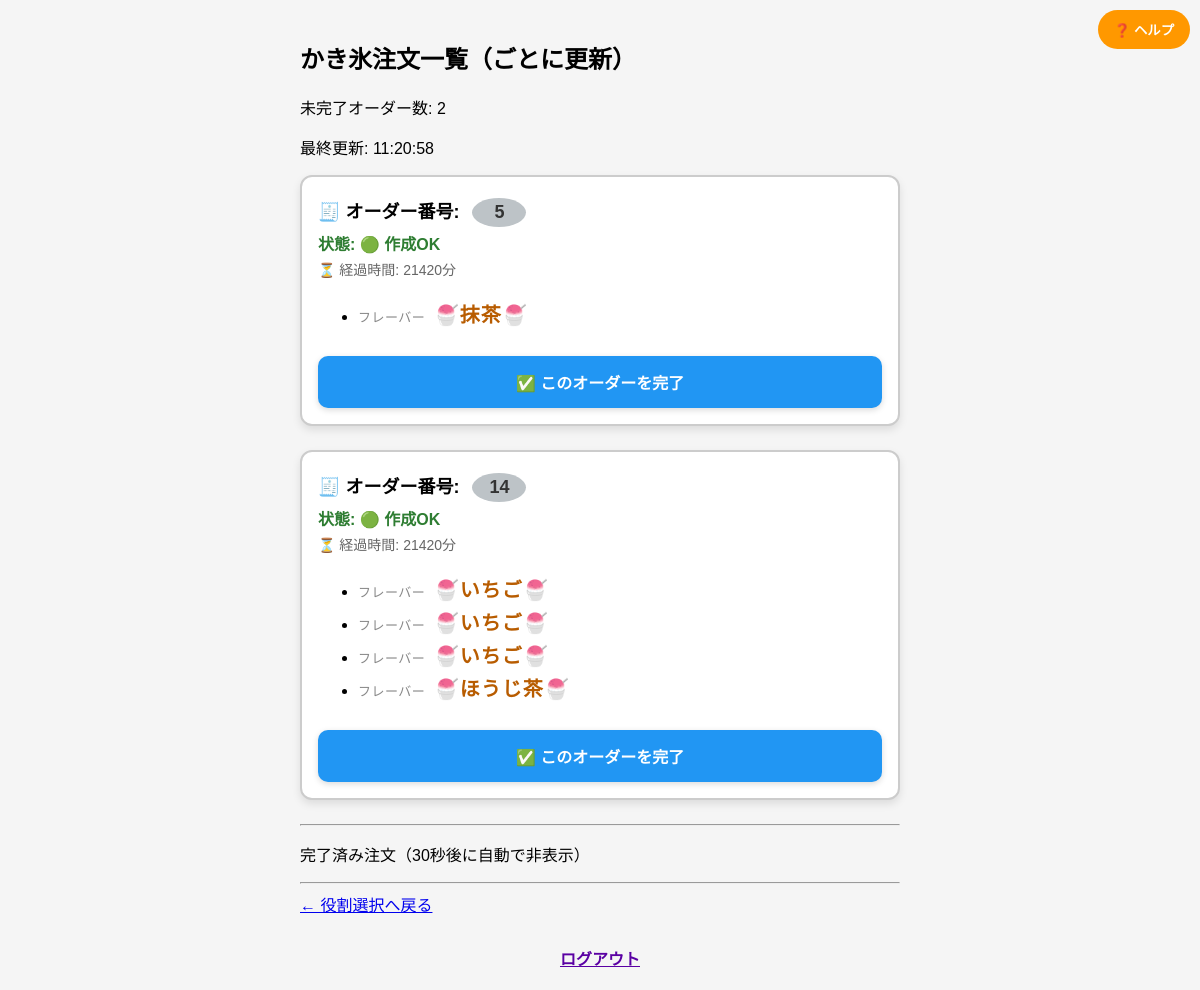
Page /shavedice/kitchen/ on the committed database.
### shavedice/models.py (models this page shows, shortened)
class ShavedIceOrder(models.Model):
    FLAVOR_CHOICES = [
        ('🍧いちご🍧', '🍧いちご🍧'),
        ('🍧抹茶🍧', '🍧抹茶🍧'),
        ('🍧ほうじ茶🍧', '🍧ほうじ茶🍧'),
        ('🍧ゆず🍧', '🍧ゆず🍧'),
    ]
    flavor = models.CharField(max_length=50, choices=FLAVOR_CHOICES)  # フレーバー
    group_id = models.CharField(max_length=50, default='')  # グループID
    is_completed = models.BooleanField(default=False)  # 完了フラグ
    clip_color = models.CharField(
        max_length=10,
        choices=CLIP_COLOR_CHOICES,
        default='white'  # デフォルトで白色
    )  # クリップ色
    clip_number = models.IntegerField(default=0)  # クリップ番号（未指定時は0番）
    timestamp = models.DateTimeField(auto_now_add=True)  # 注文受付時刻
    completed_at = models.DateTimeField(null=True, blank=True)  # 完了時刻
    status_modified_at = models.DateTimeField(auto_now=True)  # 状態変更時刻
    status = models.CharField(max_length=10, choices=ORDER_STATUS_CHOICES, default='ok')  # 注文状態
    is_auto_stopped = models.BooleanField(default=False)  # 自動STOPかどうか
    note = models.TextField(blank=True, null=True)  # 備考欄
    class Meta:
        verbose_name = "かき氷注文"
        verbose_name_plural = "かき氷注文"
        ordering = ['-timestamp']
        indexes = [
            models.Index(fields=['status', 'is_completed'], name='shavedice_status_completed_idx'),
            models.Index(fields=['status_modified_at'], name='shavedice_status_modified_idx'),
            models.Index(fields=['clip_color', 'clip_number'], name='shavedice_clip_idx'),
            models.Index(fields=['group_id'], name='shavedice_group_idx'),
            models.Index(fields=['timestamp'], name='shavedice_timestamp_idx'),
            models.Index(fields=['flavor', 'is_completed'], name='shavedice_flavor_completed_idx'),
        ]

### shavedice/views.py (the view, shortened to what this page needs)
# urls.py: path('kitchen/', views.shavedice_kitchen, name='shavedice_kitchen'),
def shavedice_kitchen(request):
    context = _get_order_context()
    context["debug"] = True
    return render(request, "shavedice/shavedice_kitchen.html", context)

### shavedice/views.py (called while the page is built)
def _calculate_shavedice_refresh_metrics():
    aggregates = ShavedIceOrder.objects.aggregate(
        active_items=Count('id', filter=Q(is_completed=False)),
        latest_id=Max('id'),
        latest_status_ts=Max('status_modified_at'),
    )
    active_order_total = aggregates['active_items'] or 0
    latest_order_id = aggregates['latest_id'] or 0
    latest_status_ts = aggregates['latest_status_ts']
    status_marker = (
        str(latest_status_ts.timestamp()) if latest_status_ts else '0'
    )
    refresh_value = f"{active_order_total}:{latest_order_id}:{status_marker}"
    return {
        'active_order_total': active_order_total,
        'latest_order_id': latest_order_id,
        'latest_status_marker': status_marker,
        'refresh_value': refresh_value,
    }

### templates/shavedice/shavedice_kitchen.html (shortened to what this page needs)
{% load custom_filters %}
{% load static %}
<!DOCTYPE html>
<html lang="ja">
<head>
</head>
<body>
  <h2>かき氷注文一覧（ごとに更新）</h2>
  <p id="shavedice-active-count"
     data-auto-refresh-value="{{ refresh_value }}"
     data-active-items="{{ active_order_total }}"
  >
    未完了オーダー数: {{ active_count }}
  </p>
  <p>最終更新: {{ now|time:"H:i:s" }}</p>
<button id="helpButton" onclick="openHelp()">❓ ヘルプ</button>
  {% for group_id, orders in grouped_orders.items %}
<div class="order-card">
<p class="clip-id">
  🧾 オーダー番号:
  <span class="clip-badge {% if orders.0.clip_color == 'yellow' %}yellow{% else %}white{% endif %}">
    {{ orders.0.clip_number }}
  </span>
</p>
  <p class="status-line">
    状態:
    {% if orders.0.status == 'ok' %}
      🟢 作成OK
    {% elif orders.0.status == 'stop' %}
      🔴 STOP中
      {% if orders.0.is_auto_stopped %}<span style="color: red;">（自動）</span>{% endif %}
    {% endif %}
  </p>
  <p class="elapsed-time">⏳ 経過時間: {{ orders.0.elapsed_minutes }}分</p>
<ul>
  {% for order in orders %}
    <li>
      <span class="flavor-label">フレーバー</span>
      <span class="flavor-strong">{{ order.flavor }}</span>
    </li>
  {% endfor %}
</ul>
    {% if orders.0.status != 'stop' %}
<form method="post" action="/shavedice/complete_group/{{ orders.0.group_id }}/" onsubmit="return showCompleteMessage();">
  <button type="submit" class="complete-button">✅ このオーダーを完了</button>
</form>
    {% else %}
      <p style="color: red; font-weight: bold; margin-top: 12px;">
        🔒 STOP中のため完了できません
      </p>
    {% endif %}
  </div>
{% endfor %}
  <hr>
  <p>完了済み注文（30秒後に自動で非表示）</p>
  <hr>
  <a href="/">← 役割選択へ戻る</a>
  <div class="logout-bottom">
    <a href="/logout/" style="font-weight: bold; color: #5a00a3;">ログアウト</a>
  </div>
</body>
</html>

### templates/shavedice/shavedice_kitchen.html (style rules this page uses)
body { font-family: sans-serif; padding: 20px; max-width: 600px; margin: auto; background-color: #f5f5f5; }
.order-card { background: #f9f9f9; border: 2px solid #999; border-radius: 12px; margin-bottom: 24px; padding: 16px; box-shadow: 0 2px 6px rgba(0, 0, 0, 0.12); }
.order-card p { margin: 4px 0; }
.status-line { font-weight: bold; margin-top: 4px; }
.elapsed-time { color: #666; font-size: 14px; }
.complete-button { margin-top: 10px; padding: 14px; font-size: 16px; font-weight: bold; width: 100%; border-radius: 10px; background-color: #2196F3; color: white; border: none; cursor: pointer; box-shadow: 0 2px 6px rgba(0, 0, 0, 0.15); transition: background-color 0.2s ease, transform 0.1s ease; }
.clip-id { font-weight: bold; margin-bottom: 8px; }
.clip-badge { display: inline-block; padding: 4px 10px; border-radius: 20px; color: white; font-weight: bold; margin-left: 6px; }
.clip-badge.white { background-color: #bdc3c7; }
.flavor-strong { font-weight: bold; color: #444; display: inline-block; margin-top: 4px; }
.logout-bottom { text-align: center; margin-top: 30px; }
#helpButton { position: fixed; top: 10px; right: 10px; background: #ff9800; color: white; border: none; border-radius: 20px; padding: 10px 16px; font-weight: bold; cursor: pointer; z-index: 999; }
.order-card { background: white; border: 2px solid #ccc; border-radius: 12px; padding: 16px; margin-bottom: 24px; box-shadow: 0 4px 8px rgba(0,0,0,0.1); }
.clip-id { font-weight: bold; margin-bottom: 8px; font-size: 18px; }
.clip-badge { display: inline-block; padding: 4px 12px; border-radius: 50%; background-color: #eee; color: #333; font-weight: bold; margin-left: 8px; min-width: 30px; text-align: center; }
.status-line { font-weight: bold; color: #2e7d32; margin-top: 4px; }
.elapsed-time { font-size: 14px; color: #666; }
.flavor-strong { font-weight: bold; font-size: 16px; color: #444; margin-top: 4px; display: inline-block; }
.complete-button { margin-top: 12px; width: 100%; padding: 14px; background-color: #2196F3; color: white; font-size: 16px; font-weight: bold; border: none; border-radius: 10px; cursor: pointer; box-shadow: 0 2px 6px rgba(0, 0, 0, 0.15); transition: background-color 0.2s ease, transform 0.1s ease; }
.flavor-label { font-size: 13px; color: #888; font-weight: normal; margin-right: 4px; letter-spacing: 0.5px; }
.flavor-strong { font-size: 20px; color: #b85c00; font-weight: bold; letter-spacing: 1px; }

### rows in the picture
ShavedIceOrder: clip_number "5", status "🟢 作成OK", orders "21420", flavor "🍧抹茶🍧"
ShavedIceOrder: clip_number "14", status "🟢 作成OK", orders "21420", flavor "🍧いちご🍧"
ShavedIceOrder: flavor "🍧いちご🍧"
ShavedIceOrder: flavor "🍧いちご🍧"
ShavedIceOrder: flavor "🍧ほうじ茶🍧"

### other values in the picture
{{ active_count }} "2"
{{ now|time:"H:i:s" }} "11:20:58"
